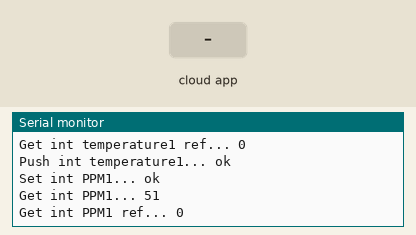
Bench run of a sketch on a simulated ESP8266 (NodeMCU). Shown: the last lines printed to the serial monitor. Inputs (shaded band) come from the test bench. WiFi joins after 1.5 s; servers stay silent unless stated; network time is answered at once with the bench clock; the local clock reads 2024-03-15 10:24:30 at power-on unless the sketch sets it; random numbers use the default seed unless the sketch sets one; the Firebase database answers and starts empty.

Above: at 2.7 s.
2.8 s: the phone or cloud app sets OnOff1 to 1
At 3.14 s:
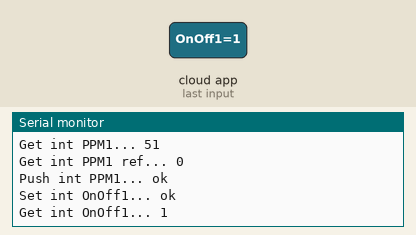
5.0 s: the phone or cloud app sets OnOff2 to 0
At 5.27 s:
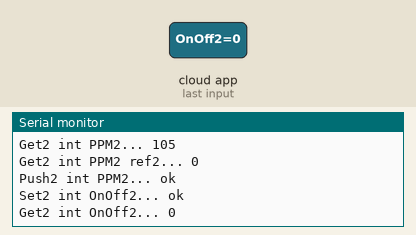
9.0 s: the phone or cloud app sets temperature1 to 0
At 9.6 s:
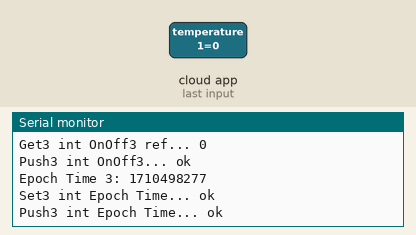
11.2 s: the phone or cloud app sets PPM1 to 0
13.4 s: the phone or cloud app sets OnOff to 1
15.6 s: the phone or cloud app sets temperature2 to 0
Timing chart, 0 to 18.6 s (numbered marks = the images above; inputs shaded):
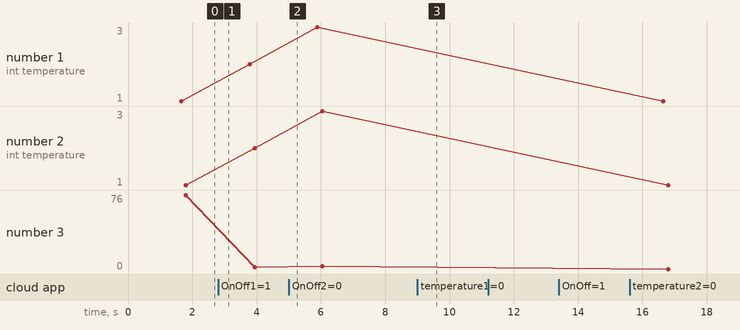

The sketch:

Lift.ino
```cpp
#if defined(ESP32)
#include <WiFi.h>
#include <FirebaseESP32.h>
#elif defined(ESP8266)
#include <ESP8266WiFi.h>
#include <FirebaseESP8266.h>
#endif

// include ไลบรารีสำหรับรับค่าเวลา
#include <NTPClient.h>
#include <WiFiUdp.h>

//Provide the token generation process info.
#include <addons/TokenHelper.h>

//Provide the RTDB payload printing info and other helper functions.
#include <addons/RTDBHelper.h>

// ประกาศฟังก์ชันสำหรับรับค่าเวลา
// Variable to save current epoch time
unsigned long epochTime;
WiFiUDP ntpUDP;
NTPClient timeClient(ntpUDP, "pool.ntp.org");

// Function that gets current epoch time
unsigned long getTime() {
  timeClient.update();
  unsigned long now = timeClient.getEpochTime();
  return now;
}

/* 1. Define the WiFi credentials */
#define WIFI_SSID "AndroidAP"
#define WIFI_PASSWORD "12345678"

//For the following credentials, see examples/Authentications/SignInAsUser/EmailPassword/EmailPassword.ino

/* 2. Define the API Key */
#define API_KEY "AIzaSyDlAJ3GXYcYvm_eU89HoqzrYFxnvZl_MlM"

/* 3. Define the RTDB URL */
#define DATABASE_URL "lift-8cd72-default-rtdb.asia-southeast1.firebasedatabase.app/" //<databaseName>.firebaseio.com or <databaseName>.<region>.firebasedatabase.app

/* 4. Define the user Email and password that alreadey registerd or added in your project */
#define USER_EMAIL "6310301015@cdti.ac.th"
#define USER_PASSWORD "peekub123"

//Define Firebase Data object
FirebaseData fbdo;

FirebaseAuth auth;
FirebaseConfig config;

unsigned long sendDataPrevMillis = 0;

unsigned long count = 0;

void setup()
{
  // สำหรับรับค่าเวลา
  timeClient.begin();

  Serial.begin(115200);

  WiFi.begin(WIFI_SSID, WIFI_PASSWORD);
  Serial.print("Connecting to Wi-Fi");
  while (WiFi.status() != WL_CONNECTED)
  {
    Serial.print(".");
    delay(300);
  }
  Serial.println();
  Serial.print("Connected with IP: ");
  Serial.println(WiFi.localIP());
  Serial.println();

  Serial.printf("Firebase Client v%s\n\n", FIREBASE_CLIENT_VERSION);

  /* Assign the api key (required) */
  config.api_key = API_KEY;

  /* Assign the user sign in credentials */
  auth.user.email = USER_EMAIL;
  auth.user.password = USER_PASSWORD;

  /* Assign the RTDB URL (required) */
  config.database_url = DATABASE_URL;

  /* Assign the callback function for the long running token generation task */
  config.token_status_callback = tokenStatusCallback; //see addons/TokenHelper.h

  //Or use legacy authenticate method
  //config.database_url = DATABASE_URL;
  //config.signer.tokens.legacy_token = "<database secret>";

  //////////////////////////////////////////////////////////////////////////////////////////////
  //Please make sure the device free Heap is not lower than 80 k for ESP32 and 10 k for ESP8266,
  //otherwise the SSL connection will fail.
  //////////////////////////////////////////////////////////////////////////////////////////////

  Firebase.begin(&config, &auth);

  //Comment or pass false value when WiFi reconnection will control by your code or third party library
  Firebase.reconnectWiFi(true);

  Firebase.setDoubleDigits(5);

  /** Timeout options.

    //WiFi reconnect timeout (interval) in ms (10 sec - 5 min) when WiFi disconnected.
    config.timeout.wifiReconnect = 10 * 1000;

    //Socket connection and SSL handshake timeout in ms (1 sec - 1 min).
    config.timeout.socketConnection = 10 * 1000;

    //Server response read timeout in ms (1 sec - 1 min).
    config.timeout.serverResponse = 10 * 1000;

    //RTDB Stream keep-alive timeout in ms (20 sec - 2 min) when no server's keep-alive event data received.
    config.timeout.rtdbKeepAlive = 45 * 1000;

    //RTDB Stream reconnect timeout (interval) in ms (1 sec - 1 min) when RTDB Stream closed and want to resume.
    config.timeout.rtdbStreamReconnect = 1 * 1000;

    //RTDB Stream error notification timeout (interval) in ms (3 sec - 30 sec). It determines how often the readStream
    //will return false (error) when it called repeatedly in loop.
    config.timeout.rtdbStreamError = 3 * 1000;

    Note:
    The function that starting the new TCP session i.e. first time server connection or previous session was closed, the function won't exit until the
    time of config.timeout.socketConnection.

    You can also set the TCP data sending retry with
    config.tcp_data_sending_retry = 1;

  */

  // random int set-up
  randomSeed(analogRead(0));
}

void loop()
{
  //Flash string (PROGMEM and  (FPSTR), String,, String C/C++ string, const char, char array, string literal are supported
  //in all Firebase and FirebaseJson functions, unless F() macro is not supported.

  if (Firebase.ready() && (millis() - sendDataPrevMillis > 15000 || sendDataPrevMillis == 0))
  {
    sendDataPrevMillis = millis();

    // random int set-up
    // อุณหภูมิความร้อน (องศาเซลเซียส)
    int randNumber_Temp1 = random(20, 181);
    // ปริมาณแก็ส (PPM)
    int randNumber_PPM1 = random(0, 151);
    // ค่าปิดเปิดเสียงกริ่ง (ปิด = 0, เปิด = 1)
    int randNumber_OnOff1;
    if (randNumber_Temp1 < 150 && randNumber_PPM1 < 130){
      randNumber_OnOff1 = 0;
    }
    else {
      randNumber_OnOff1 = 1;
    }

    int randNumber_Temp2 = random(20, 181);
    // ปริมาณแก็ส (PPM)
    int randNumber_PPM2 = random(0, 151);
    // ค่าปิดเปิดเสียงกริ่ง (ปิด = 0, เปิด = 1)
    int randNumber_OnOff2;
    if (randNumber_Temp2 < 150 && randNumber_PPM2 < 130){
      randNumber_OnOff2 = 0;
    }
    else {
      randNumber_OnOff2 = 1;
    }

    int randNumber_Temp3 = random(20, 181);
    // ปริมาณแก็ส (PPM)
    int randNumber_PPM3 = random(0, 151);
    // ค่าปิดเปิดเสียงกริ่ง (ปิด = 0, เปิด = 1)
    int randNumber_OnOff3;
    if (randNumber_Temp3 < 150 && randNumber_PPM3 < 130){
      randNumber_OnOff3 = 0;
    }
    else {
      randNumber_OnOff3 = 1;
    }

    // ส่งและรับค่า temperature1
    Serial.printf("Set int temperature1... %s\n", Firebase.setInt(fbdo, "/Set1/temperature1", randNumber_Temp1) ? "ok" : fbdo.errorReason().c_str());
    Serial.printf("Get int temperature1... %s\n", Firebase.getInt(fbdo, "/Set1/temperature1") ? String(fbdo.to<int>()).c_str() : fbdo.errorReason().c_str());
    int iVal = 0;
    Serial.printf("Get int temperature1 ref... %s\n", Firebase.getInt(fbdo, "//Set1/temperature1", &iVal) ? String(iVal).c_str() : fbdo.errorReason().c_str());
    Serial.printf("Push int temperature1... %s\n", Firebase.pushInt(fbdo, "/Push1/temperature1", randNumber_Temp1) ? "ok" : fbdo.errorReason().c_str());

    // ส่งและรับค่า PPM1
    Serial.printf("Set int PPM1... %s\n", Firebase.setInt(fbdo, "/Set1/PPM1", randNumber_PPM1) ? "ok" : fbdo.errorReason().c_str());
    Serial.printf("Get int PPM1... %s\n", Firebase.getInt(fbdo, "/Set1/PPM1") ? String(fbdo.to<int>()).c_str() : fbdo.errorReason().c_str());
    int iVal_2 = 0;
    Serial.printf("Get int PPM1 ref... %s\n", Firebase.getInt(fbdo, "//Set1/PPM1", &iVal_2) ? String(iVal_2).c_str() : fbdo.errorReason().c_str());
    Serial.printf("Push int PPM1... %s\n", Firebase.pushInt(fbdo, "/Push1/PPM1", randNumber_PPM1) ? "ok" : fbdo.errorReason().c_str());

    // ส่งและรับค่า OnOff1
    Serial.printf("Set int OnOff1... %s\n", Firebase.setInt(fbdo, "/Set1/OnOff1", randNumber_OnOff1) ? "ok" : fbdo.errorReason().c_str());
    Serial.printf("Get int OnOff1... %s\n", Firebase.getInt(fbdo, "/Set1/OnOff1") ? String(fbdo.to<int>()).c_str() : fbdo.errorReason().c_str());
    int iVal_1 = 0;
    Serial.printf("Get int OnOff1 ref... %s\n", Firebase.getInt(fbdo, "//Set1/OnOff", &iVal_1) ? String(iVal_1).c_str() : fbdo.errorReason().c_str());
    Serial.printf("Push int OnOff1... %s\n", Firebase.pushInt(fbdo, "/Push1/OnOff", randNumber_OnOff1) ? "ok" : fbdo.errorReason().c_str());

    // สำหรับรับค่าเวลา
    epochTime = getTime();
    Serial.print("Epoch Time: ");
    Serial.println(epochTime);
    Serial.printf("Set int Epoch Time... %s\n", Firebase.setInt(fbdo, "/Set1/EpochTime", epochTime) ? "ok" : fbdo.errorReason().c_str());
    Serial.printf("Push int Epoch Time... %s\n", Firebase.pushInt(fbdo, "/Push1/EpochTime", epochTime) ? "ok" : fbdo.errorReason().c_str());


    // ส่งและรับค่า temperature2
    Serial.printf("Set2 int temperature2... %s\n", Firebase.setInt(fbdo, "/Set2/temperature2", randNumber_Temp2) ? "ok" : fbdo.errorReason().c_str());
    Serial.printf("Get2 int temperature2... %s\n", Firebase.getInt(fbdo, "/Set2/temperature2") ? String(fbdo.to<int>()).c_str() : fbdo.errorReason().c_str());
    Serial.printf("Get2 int temperature2 ref... %s\n", Firebase.getInt(fbdo, "//Set2/temperature2", &iVal) ? String(iVal).c_str() : fbdo.errorReason().c_str());
    Serial.printf("Push2 int temperature2... %s\n", Firebase.pushInt(fbdo, "/Push2/temperature2", randNumber_Temp2) ? "ok" : fbdo.errorReason().c_str());

    // ส่งและรับค่า PPM2
    Serial.printf("Set2 int PPM2... %s\n", Firebase.setInt(fbdo, "/Set2/PPM2", randNumber_PPM2) ? "ok" : fbdo.errorReason().c_str());
    Serial.printf("Get2 int PPM2... %s\n", Firebase.getInt(fbdo, "/Set2/PPM2") ? String(fbdo.to<int>()).c_str() : fbdo.errorReason().c_str());
    Serial.printf("Get2 int PPM2 ref2... %s\n", Firebase.getInt(fbdo, "//Set2/PPM2", &iVal_2) ? String(iVal_2).c_str() : fbdo.errorReason().c_str());
    Serial.printf("Push2 int PPM2... %s\n", Firebase.pushInt(fbdo, "/Push2/PPM2", randNumber_PPM2) ? "ok" : fbdo.errorReason().c_str());

    // ส่งและรับค่า OnOff2
    Serial.printf("Set2 int OnOff2... %s\n", Firebase.setInt(fbdo, "/Set2/OnOff2", randNumber_OnOff2) ? "ok" : fbdo.errorReason().c_str());
    Serial.printf("Get2 int OnOff2... %s\n", Firebase.getInt(fbdo, "/Set2/OnOff2") ? String(fbdo.to<int>()).c_str() : fbdo.errorReason().c_str());
    Serial.printf("Get2 int OnOff2 ref... %s\n", Firebase.getInt(fbdo, "//Set2/OnOff2", &iVal_1) ? String(iVal_1).c_str() : fbdo.errorReason().c_str());
    Serial.printf("Push2 int OnOff2... %s\n", Firebase.pushInt(fbdo, "/Push2/OnOff2", randNumber_OnOff2) ? "ok" : fbdo.errorReason().c_str());


    // สำหรับรับค่าเวลา
    epochTime = getTime();
    Serial.print("Epoch Time 2: ");
    Serial.println(epochTime);
    Serial.printf("Set2 int Epoch Time... %s\n", Firebase.setInt(fbdo, "/Set2/EpochTime", epochTime) ? "ok" : fbdo.errorReason().c_str());
    Serial.printf("Push2 int Epoch Time... %s\n", Firebase.pushInt(fbdo, "/Push2/EpochTime", epochTime) ? "ok" : fbdo.errorReason().c_str());


    // ส่งและรับค่า temperature3
    Serial.printf("Set3 int temperature3... %s\n", Firebase.setInt(fbdo, "/Set3/temperature3", randNumber_Temp3) ? "ok" : fbdo.errorReason().c_str());
    Serial.printf("Get3 int temperature3... %s\n", Firebase.getInt(fbdo, "/Set3/temperature3") ? String(fbdo.to<int>()).c_str() : fbdo.errorReason().c_str());
    Serial.printf("Get3 int temperature3 ref... %s\n", Firebase.getInt(fbdo, "//Set3/temperature3", &iVal) ? String(iVal).c_str() : fbdo.errorReason().c_str());
    Serial.printf("Push3 int temperature3... %s\n", Firebase.pushInt(fbdo, "/Push3/temperature3", randNumber_Temp3) ? "ok" : fbdo.errorReason().c_str());

    // ส่งและรับค่า PPM3
    Serial.printf("Set3 int PPM3... %s\n", Firebase.setInt(fbdo, "/Set3/PPM3", randNumber_PPM3) ? "ok" : fbdo.errorReason().c_str());
    Serial.printf("Get3 int PPM3... %s\n", Firebase.getInt(fbdo, "/Set3/PPM3") ? String(fbdo.to<int>()).c_str() : fbdo.errorReason().c_str());
    Serial.printf("Get3 int PPM3 ref2... %s\n", Firebase.getInt(fbdo, "//Set3/PPM3", &iVal_2) ? String(iVal_2).c_str() : fbdo.errorReason().c_str());
    Serial.printf("Push3 int PPM3... %s\n", Firebase.pushInt(fbdo, "/Push3/PPM3", randNumber_PPM3) ? "ok" : fbdo.errorReason().c_str());

    // ส่งและรับค่า OnOff3
    Serial.printf("Set3 int OnOff3... %s\n", Firebase.setInt(fbdo, "/Set3/OnOff3", randNumber_OnOff3) ? "ok" : fbdo.errorReason().c_str());
    Serial.printf("Get3 int OnOff3... %s\n", Firebase.getInt(fbdo, "/Set3/OnOff3") ? String(fbdo.to<int>()).c_str() : fbdo.errorReason().c_str());
    Serial.printf("Get3 int OnOff3 ref... %s\n", Firebase.getInt(fbdo, "//Set3/OnOff3", &iVal_1) ? String(iVal_1).c_str() : fbdo.errorReason().c_str());
    Serial.printf("Push3 int OnOff3... %s\n", Firebase.pushInt(fbdo, "/Push3/OnOff3", randNumber_OnOff3) ? "ok" : fbdo.errorReason().c_str());


    // สำหรับรับค่าเวลา
    epochTime = getTime();
    Serial.print("Epoch Time 3: ");
    Serial.println(epochTime);
    Serial.printf("Set3 int Epoch Time... %s\n", Firebase.setInt(fbdo, "/Set3/EpochTime", epochTime) ? "ok" : fbdo.errorReason().c_str());
    Serial.printf("Push3 int Epoch Time... %s\n", Firebase.pushInt(fbdo, "/Push3/EpochTime", epochTime) ? "ok" : fbdo.errorReason().c_str());


    Serial.println();

    //For generic set/get functions.

    //For generic set, use Firebase.set(fbdo, <path>, <any variable or value>)

    //For generic get, use Firebase.get(fbdo, <path>).
    //And check its type with fbdo.dataType() or fbdo.dataTypeEnum() and
    //cast the value from it e.g. fbdo.to<int>(), fbdo.to<std::string>().

    //The function, fbdo.dataType() returns types String e.g. string, boolean,
    //int, float, double, json, array, blob, file and null.

    //The function, fbdo.dataTypeEnum() returns type enum (number) e.g. fb_esp_rtdb_data_type_null (1),
    //fb_esp_rtdb_data_type_integer, fb_esp_rtdb_data_type_float, fb_esp_rtdb_data_type_double,
    //fb_esp_rtdb_data_type_boolean, fb_esp_rtdb_data_type_string, fb_esp_rtdb_data_type_json,
    //fb_esp_rtdb_data_type_array, fb_esp_rtdb_data_type_blob, and fb_esp_rtdb_data_type_file (10)

    count++;
  }
}
```

Measured:
- after the input at 2.8 s, the serial monitor: prints a new line after 0.21 s (image 1)
- after the input at 5.0 s, the serial monitor: prints a new line after 0.14 s (image 2)
